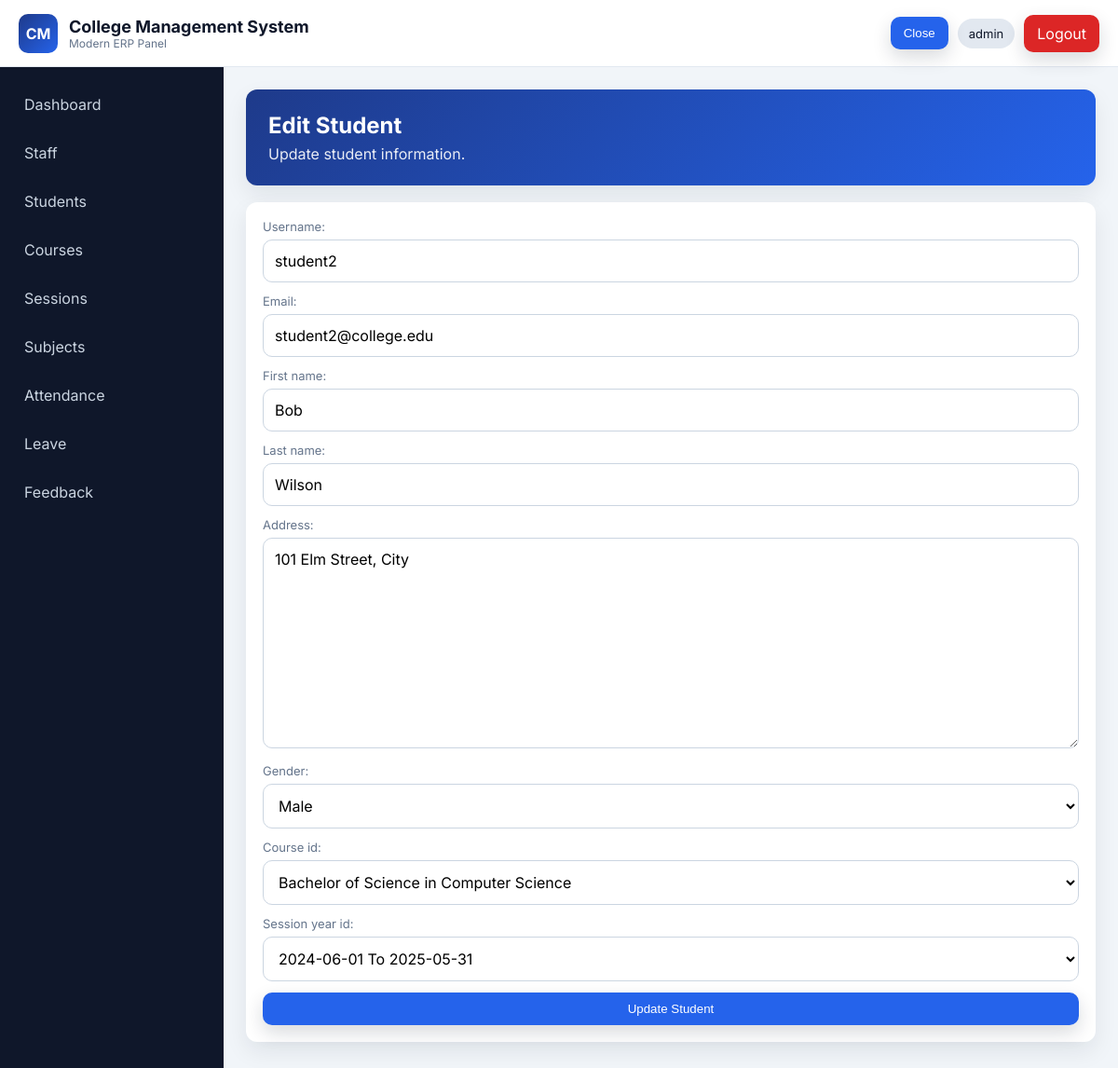
The page /hod/student/edit/2/ (signed in) on the database its author committed.
### student_management_app/models.py (models this page shows, shortened)
class CustomUser(AbstractUser):
    USER_TYPE_CHOICES = (
        ("HOD", "HOD"),
        ("STAFF", "STAFF"),
        ("STUDENT", "STUDENT"),
    )
    user_type = models.CharField(max_length=10, choices=USER_TYPE_CHOICES, default="HOD")

class Students(models.Model):
    GENDER_CHOICES = (
        ("Male", "Male"),
        ("Female", "Female"),
    )
    admin = models.OneToOneField(CustomUser, on_delete=models.CASCADE)
    address = models.TextField(blank=True)
    gender = models.CharField(max_length=10, choices=GENDER_CHOICES, blank=True)
    course_id = models.ForeignKey(Courses, on_delete=models.DO_NOTHING)
    session_year_id = models.ForeignKey(SessionYearModel, on_delete=models.CASCADE)
    created_at = models.DateTimeField(auto_now_add=True)
    updated_at = models.DateTimeField(auto_now=True)

### student_management_app/views.py (the view)
# urls.py: path("hod/student/edit/<int:student_id>/", views.hod_edit_student, name="hod_edit_student"),
@hod_required
def hod_edit_student(request, student_id):
    student = get_object_or_404(Students.objects.select_related("admin"), pk=student_id)
    form = StudentUpdateForm(request.POST or None, student=student)
    if request.method == "POST" and form.is_valid():
        form.save()
        messages.success(request, "Student updated successfully.")
        return redirect("hod_list_students")
    return render(request, "hod_templates/edit_student.html", {"form": form, "student": student})

### student_management_app/models.py (called while the page is built)
    def __str__(self):
        return self.course_name

    def __str__(self):
        return f"{self.session_start_year} To {self.session_end_year}"

### student_management_app/role_helpers.py (called while the page is built)
def dashboard_name_for_user(user):
    role = (getattr(user, "user_type", "") or "").strip().upper()
    dashboard_name = ROLE_DASHBOARD_MAP.get(role)
    if dashboard_name:
        return dashboard_name
    if getattr(user, "is_superuser", False):
        return "hod_dashboard"
    return None

def role_required(expected_dashboard_name):
    def decorator(view_func):
        @wraps(view_func)
        def _wrapped(request, *args, **kwargs):
            if not request.user.is_authenticated:
                return redirect("login_page")
            if dashboard_name_for_user(request.user) != expected_dashboard_name:
                return redirect("login_page")
            return view_func(request, *args, **kwargs)
        return _wrapped
    return decorator

### student_management_app/templates/hod_templates/edit_student.html (shortened to what this page needs)
{% extends 'base.html' %}
{% block content %}
<div class="page-header"><h2>Edit Student</h2><p>Update student information.</p></div>
<div class="card">
    <form method="post" class="form-grid">
        {% for field in form %}
            <div class="form-group">
                {{ field.label_tag }}
                {{ field }}
            </div>
        {% endfor %}
        <button class="btn btn-primary" type="submit">Update Student</button>
    </form>
</div>
{% endblock %}

### templates/base.html (shortened to what this page needs)
{% load static %}
<!DOCTYPE html>
<html lang="en">
<head>
    <link rel="stylesheet" href="{% static 'css/style.css' %}">
</head>
<body>
    {% if request.user.is_authenticated %}
    <header class="topbar">
        <div class="topbar-left">
            <div class="logo">CM</div>
            <div>
                <h1>College Management System</h1>
                <p>Modern ERP Panel</p>
            </div>
        </div>
        <div class="topbar-right">
            <button class="menu-toggle btn btn-primary" id="menuToggle" type="button" aria-controls="sidebar" aria-expanded="false">Menu</button>
            <span class="user-chip">{{ request.user.get_full_name|default:request.user.username }}</span>
            <a class="btn btn-danger" href="{% url 'logout_user' %}">Logout</a>
        </div>
    </header>
    <aside class="sidebar" id="sidebar">
        <nav>
            {% if request.user.user_type == 'HOD' or request.user.is_superuser %}
                <a class="sidebar-link" href="{% url 'hod_dashboard' %}">Dashboard</a>
                <a class="sidebar-link" href="{% url 'list_staff' %}">Staff</a>
                <a class="sidebar-link" href="{% url 'hod_list_students' %}">Students</a>
                <a class="sidebar-link" href="{% url 'hod_list_courses' %}">Courses</a>
                <a class="sidebar-link" href="{% url 'hod_list_sessions' %}">Sessions</a>
                <a class="sidebar-link" href="{% url 'hod_list_subjects' %}">Subjects</a>
                <a class="sidebar-link" href="{% url 'admin_view_attendance' %}">Attendance</a>
                <a class="sidebar-link" href="{% url 'admin_student_leave_view' %}">Leave</a>
                <a class="sidebar-link" href="{% url 'hod_student_feedback_list' %}">Feedback</a>
            {% endif %}
        </nav>
    </aside>
    {% endif %}
    <main class="{% if request.user.is_authenticated %}main-content{% else %}auth-wrapper{% endif %} fade-in">
        {% block content %}{% endblock %}
    </main>
</body>
</html>

### static/css/style.css (style rules this page uses)
:root { --primary: #1E3A8A; --secondary: #2563EB; --accent: #F59E0B; --sidebar: #0F172A; --bg: #F1F5F9; --card: #FFFFFF; --text: #0F172A; --muted: #64748B; --success: #16A34A; --danger: #DC2626; --warning: #F59E0B; --radius: 12px; --shadow: 0 10px 25px rgba(15, 23, 42, 0.08); }
* { box-sizing: border-box; }
body { margin: 0; font-family: 'Inter', sans-serif; color: var(--text); background: var(--bg); }
.topbar { position: fixed; top: 0; left: 0; right: 0; height: 72px; background: var(--card); border-bottom: 1px solid #e2e8f0; display: flex; align-items: center; justify-content: space-between; padding: 0 20px; z-index: 1000; }
.topbar-left { display: flex; gap: 12px; align-items: center; }
.logo { width: 42px; height: 42px; border-radius: 10px; background: linear-gradient(135deg, var(--primary), var(--secondary)); color: #fff; display: grid; place-items: center; font-weight: 700; }
.topbar h1 { margin: 0; font-size: 18px; }
.topbar p { margin: 0; color: var(--muted); font-size: 12px; }
.topbar-right { display: flex; gap: 10px; align-items: center; }
.user-chip { padding: 8px 12px; border-radius: 999px; background: #e2e8f0; font-size: 13px; }
.menu-toggle { display: inline-block; }
.sidebar { position: fixed; top: 72px; left: 0; width: 240px; bottom: 0; background: var(--sidebar); padding: 18px 12px; transition: transform 0.3s ease; overflow-y: auto; }
.sidebar nav { display: flex; flex-direction: column; gap: 8px; }
.sidebar-link { color: #cbd5e1; text-decoration: none; padding: 12px 14px; border-radius: 10px; transition: all 0.3s ease; }
.main-content { margin-top: 72px; margin-left: 240px; padding: 24px; }
.page-header { background: linear-gradient(135deg, var(--primary), var(--secondary)); color: #fff; border-radius: var(--radius); padding: 24px; box-shadow: var(--shadow); margin-bottom: 18px; }
.page-header h2 { margin: 0 0 6px; }
.page-header p { margin: 0; opacity: 0.9; }
.card { background: var(--card); border-radius: var(--radius); box-shadow: var(--shadow); padding: 18px; margin-bottom: 16px; }
.form-grid { display: grid; gap: 12px; }
.form-group { position: relative; }
.form-group label { font-size: 13px; color: var(--muted); display: block; margin-bottom: 6px; }
input, select, textarea { width: 100%; padding: 12px 12px; border: 1px solid #cbd5e1; border-radius: 10px; background: #fff; font: inherit; transition: all 0.3s ease; }
.btn { position: relative; overflow: hidden; display: inline-flex; align-items: center; justify-content: center; gap: 6px; border: 0; text-decoration: none; color: #fff; padding: 10px 14px; border-radius: 10px; cursor: pointer; transition: all 0.3s ease; box-shadow: 0 8px 20px rgba(15, 23, 42, 0.16); }
.btn-primary { background: var(--secondary); }
.btn-danger { background: var(--danger); }
.fade-in { animation: fadeIn 0.4s ease; }

### rows shown on the page
CustomUser: user.get_full_name "admin"
CustomUser: form "student2" "student2@college.edu" "Bob" "Wilson"
Students: form "101 Elm Street, City" "Male" "Bachelor of Science in Computer Science" "2024-06-01 To 2025-05-31"

### other values the page prints
{{ field.label_tag }} "Username:" "Email:" "First name:" "Last name:" "Address:" "Gender:" "Course id:" "Session year id:"
